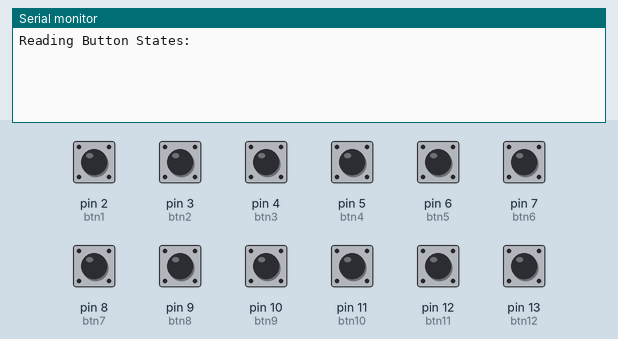
A sketch run on a simulated Arduino Uno, built with avr-gcc and run on an emulated ATmega328P. On the bench: the last lines printed to the serial monitor. The inputs (shaded band) are chosen by the test bench; at power-on: pin 2 (btn1), pin 3 (btn2), pin 4 (btn3), pin 5 (btn4), pin 6 (btn5), pin 7 (btn6), pin 8 (btn7), pin 9 (btn8), pin 10 (btn9), pin 11 (btn10), pin 12 (btn11), pin 13 (btn12) LOW.

Above: at 1.2 s.
1.3 s: pin 2 (btn1) pulled HIGH for 0.15 s
At 2.0 s:
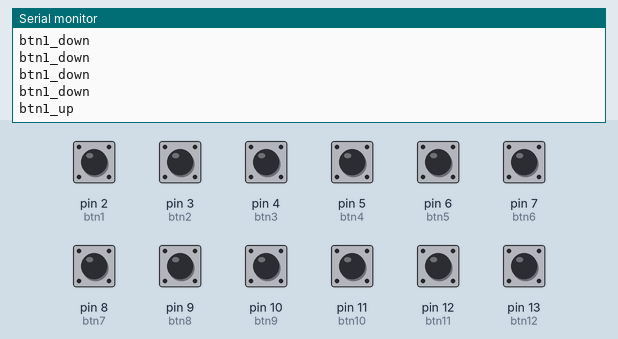
3.0 s: pin 3 (btn2) pulled HIGH for 0.15 s
At 4.3 s:
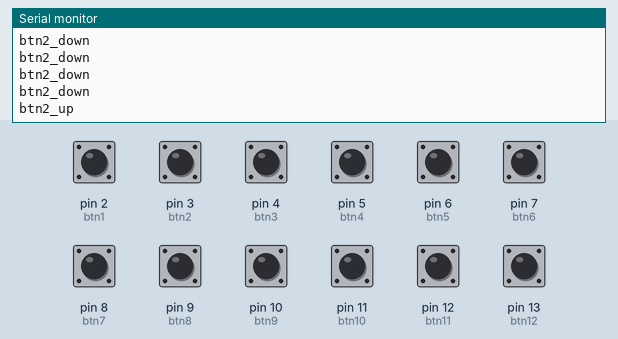
4.6 s: pin 4 (btn3) pulled HIGH for 0.15 s
At 5.7 s:
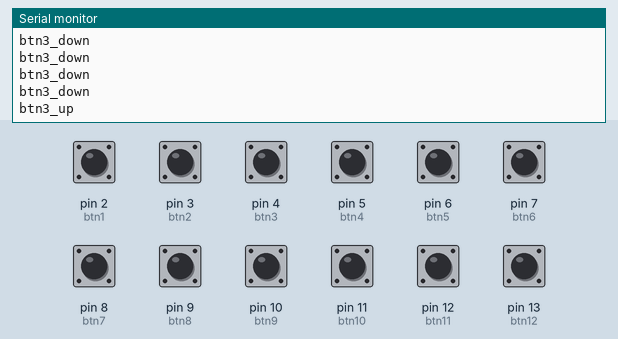
6.2 s: pin 5 (btn4) pulled HIGH for 0.15 s
At 6.9 s:
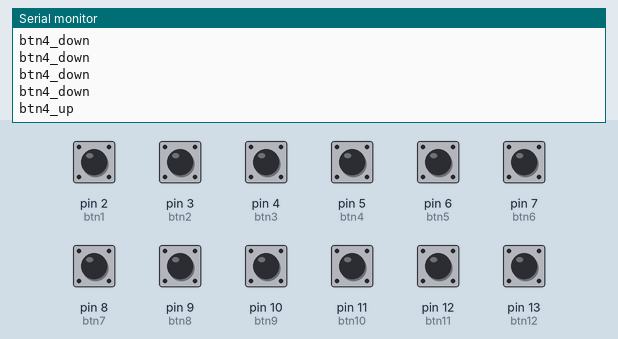
7.8 s: pin 6 (btn5) pulled HIGH for 0.15 s
At 9.1 s:
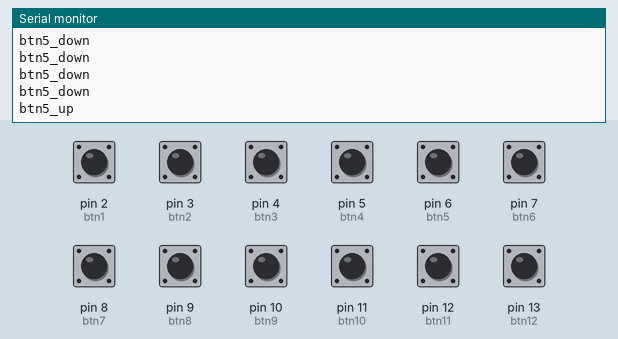
9.4 s: pin 7 (btn6) pulled HIGH for 0.15 s
At 10.5 s:
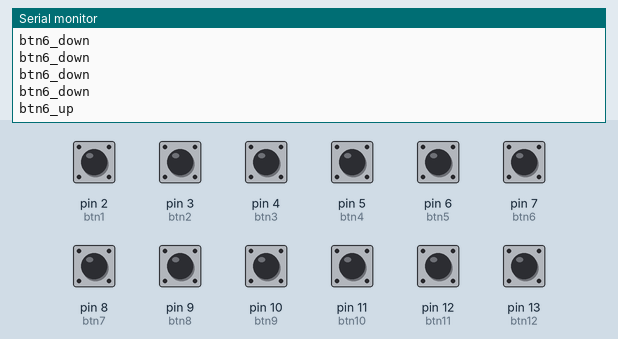
Timing chart, 0 to 12.0 s (numbered marks = the images above; inputs shaded):
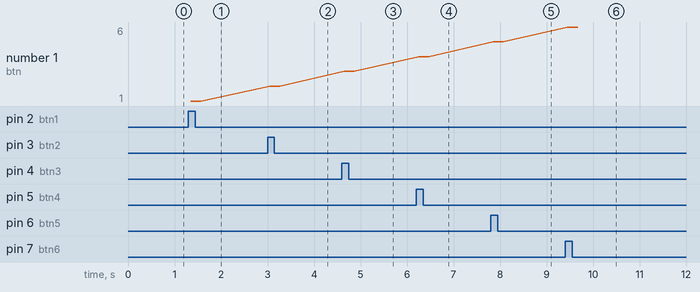

The sketch:

Keyboard2.ino
```cpp
#include <Debounce.h>

// constants won't change. They're used here to set pin numbers:
const int btn1 = 2; // the number of the pushbutton pin
const int btn2 = 3;
const int btn3 = 4;
const int btn4 = 5;
const int btn5 = 6;
const int btn6 = 7;
const int btn7 = 8;
const int btn8 = 9;
const int btn9 = 10;
const int btn10 = 11;
const int btn11 = 12;
const int btn12 = 13;

Debounce Btn1(btn1);
Debounce Btn2(btn2);
Debounce Btn3(btn3);
Debounce Btn4(btn4);
Debounce Btn5(btn5);
Debounce Btn6(btn6);
Debounce Btn7(btn7);
Debounce Btn8(btn8);
Debounce Btn9(btn9);
Debounce Btn10(btn10);
Debounce Btn11(btn11);
Debounce Btn12(btn12);

void setup() {
  // initialize serial communication at 9600 bits per second:
  Serial.begin(9600);
  // initialize the pushbutton pin as an pull-up input
  // the pull-up input pin will be HIGH when the switch is open and LOW when the switch is closed.
  pinMode(btn1, INPUT_PULLUP);
  pinMode(btn2, INPUT_PULLUP);
  pinMode(btn3,INPUT_PULLUP);
  pinMode(btn4, INPUT_PULLUP);
  pinMode(btn5, INPUT_PULLUP);
  pinMode(btn6,INPUT_PULLUP);
  pinMode(btn7,INPUT_PULLUP);
  pinMode(btn8,INPUT_PULLUP);
  pinMode(btn9,INPUT_PULLUP);
  pinMode(btn10,INPUT_PULLUP);
  pinMode(btn11,INPUT_PULLUP);
  pinMode(btn12,INPUT_PULLUP);

  Serial.println("Reading Button States:");
}

bool btn1c;
bool btn2c;
bool btn3c;
bool btn4c;
bool btn5c;
bool btn6c;
bool btn7c;
bool btn8c;
bool btn9c;
bool btn10c;
bool btn11c;
bool btn12c;

void loop() {
  //BTN1 Example
  if(Btn1.read())
  {
      Serial.println("btn1_down");
      btn1c = true;
  }
  else
  {
    if(btn1c)
    {
      Serial.println("btn1_up");
      btn1c = false;
      delay(100);
    }
  }
  //BTN2
  if(Btn2.read())
  {
      Serial.println("btn2_down");
      btn2c = true;
  }
  else
  {
    if(btn2c)
    {
      Serial.println("btn2_up");
      btn2c = false;
      delay(100);
    }
  }
  //BTN3
  if(Btn3.read())
  {
      Serial.println("btn3_down");
      btn3c = true;
  }
  else
  {
    if(btn3c)
    {
      Serial.println("btn3_up");
      btn3c = false;
      delay(100);
    }
  }
  //BTN4
  if(Btn4.read())
  {
      Serial.println("btn4_down");
      btn4c = true;
  }
  else
  {
    if(btn4c)
    {
      Serial.println("btn4_up");
      btn4c = false;
      delay(100);
    }
  }
  //BTN5
  if(Btn5.read())
  {
      Serial.println("btn5_down");
      btn5c = true;
  }
  else
  {
    if(btn5c)
    {
      Serial.println("btn5_up");
      btn5c = false;
      delay(100);
    }
  }
  //BTN6
  if(Btn6.read())
  {
      Serial.println("btn6_down");
      btn6c = true;
  }
  else
  {
    if(btn6c)
    {
      Serial.println("btn6_up");
      btn6c = false;
      delay(100);
    }
  }

  //BTN7
  if(Btn7.read())
  {
      Serial.println("btn7_down");
      btn7c = true;
  }
  else
  {
    if(btn7c)
    {
      Serial.println("btn7_up");
      btn7c = false;
      delay(100);
    }
  }

  //BTN8
  if(Btn8.read())
  {
      Serial.println("btn8_down");
      btn8c = true;
  }
  else
  {
    if(btn8c)
    {
      Serial.println("btn8_up");
      btn8c = false;
      delay(100);
    }
  }

  //BTN9
  if(Btn9.read())
  {
      Serial.println("btn9_down");
      btn9c = true;
  }
  else
  {
    if(btn9c)
    {
      Serial.println("btn9_up");
      btn9c = false;
      delay(100);
    }
  }

  //BTN10
  if(Btn10.read())
  {
      Serial.println("btn10_down");
      btn10c = true;
  }
  else
  {
    if(btn10c)
    {
      Serial.println("btn10_up");
      btn10c = false;
      delay(100);
    }
  }

  //BTN11
  if(Btn11.read())
  {
      Serial.println("btn11_down");
      btn11c = true;
  }
  else
  {
    if(btn11c)
    {
      Serial.println("btn11_up");
      btn11c = false;
      delay(100);
    }
  }

  //BTN12
  if(Btn12.read())
  {
      Serial.println("btn12_down");
      btn12c = true;
  }
  else
  {
    if(btn12c)
    {
      Serial.println("btn12_up");
      btn12c = false;
      delay(100);
    }
  }
}
```

Measured:
- after the input at 1.3 s, the serial monitor: prints a new line after 0.05 s (image 1)
- after the input at 3.0 s, the serial monitor: prints a new line after 0.05 s (image 2)
- after the input at 4.6 s, the serial monitor: prints a new line after 0.05 s (image 3)
- after the input at 6.2 s, the serial monitor: prints a new line after 0.05 s (image 4)
- after the input at 7.8 s, the serial monitor: prints a new line after 0.05 s (image 5)
- after the input at 9.4 s, the serial monitor: prints a new line after 0.05 s (image 6)
- plotted number 1: 1 → 2 after the input at 3.0 s, 2 → 3 after the input at 4.6 s, 3 → 4 after the input at 6.2 s, 4 → 5 after the input at 7.8 s, 5 → 6 after the input at 9.4 s
